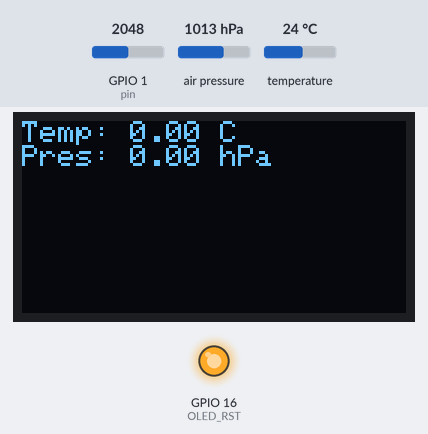
Bench run of a program on a simulated ESP32. Shown: 128×64 one-colour display, output pins drawn as LEDs (lit = HIGH). The test bench sets the inputs (shaded band); at power-on: GPIO 1 (pin) = 2048, air pressure 1013 hPa, temperature 24 °C (analog values on the 0–4095 scale). WiFi joins after 1.5 s; servers stay silent unless stated; random numbers use the default seed unless the program sets one; no MQTT or app messages arrive unless stated; what the program prints to the serial monitor is not drawn.

Above: at 9.1 s.
9.2 s: GPIO 1 (pin) set to 1073
10.7 s: GPIO 1 (pin) set to 1029
Timing chart, 0 to 13.7 s (numbered marks = the images above; inputs shaded):
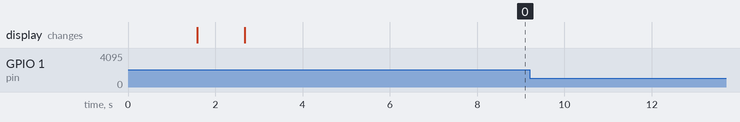

Measured:
- after the input at 9.2 s, every drawn part: stays the same
- after the input at 10.7 s, every drawn part: stays the same

The program:

main.cpp
```cpp
#include <Wire.h>
#include <Wifi.h>
#include <PubSubClient.h>
#include <Adafruit_GFX.h>
#include <Adafruit_SSD1306.h>
#include <Adafruit_BMP280.h>
#include <ArduinoJson.h>

#include "PowerMode.h"
#include "SystemManager.h"
#include "BatteryManager.h"

// === Display OLED (Heltec V2) ===
#define OLED_SDA 4
#define OLED_SCL 15
#define OLED_RST 16
#define OLED_ADDR 0x3C
Adafruit_SSD1306 display(128, 64, &Wire, OLED_RST);

// === Sensor BMP280 ===
Adafruit_BMP280 bmp;

// === Dados do Wifi ===
const char* ssid = "Escola_Instructiva";
const char* password = "InstructivaInterno*";
const char* mqtt_server = "test.mosquitto.org";

WiFiClient espClient;
PubSubClient client(espClient);
unsigned long lastMsg = 0;
float temperatura = 0;
float pressao = 0;

unsigned long displayTime=0;

int n_packet=0;

//Nível de carga da bateria
BatteryManager bm(/*pin*/1);
SystemManager sm(bm);

void setup_wifi()
{
  delay(10);
  Serial.println();
  Serial.print("Connecting to ");
  Serial.println(ssid);

  WiFi.mode(WIFI_STA);
  WiFi.begin(ssid, password);

  while (WiFi.status() != WL_CONNECTED)
  {
    delay(500);
    Serial.print(".");
  }

  randomSeed(micros());

  Serial.println("");
  Serial.println("WiFi connected");
  Serial.println("IP address: ");
  Serial.println(WiFi.localIP());
}

void callback(char *topic, byte *payload, unsigned int length)
{
  // Handle incoming MQTT messages if needed
  Serial.print("Message arrived [");
  Serial.print(topic);
  Serial.print("] ");
  for(int i = 0; i < length; i++){
    Serial.print((char)payload[i]);
  }
}

void reconnect()
{
  while (!client.connected())
  {
    Serial.print("Attempting MQTT connection...");
    String clientId = "ESP32Client-";
    clientId += String(random(0xffff), HEX);
    if (client.connect(clientId.c_str()))
    {
      Serial.println("Connected");
      client.publish("/ThinkIOT/Publish", "Welcome");
      client.subscribe("/ThinkIOT/Subscribe");
    }
    else
    {
      Serial.print("failed, rc=");
      Serial.print(client.state());
      Serial.println(" try again in 5 seconds");
      delay(5000);
    }
  }
}

void setup() {
  Serial.begin(115200);
  setup_wifi();
  client.setServer(mqtt_server, 1883);
  client.setCallback(callback);

  // Inicializa pinos do OLED
  pinMode(OLED_RST, OUTPUT);
  digitalWrite(OLED_RST, LOW); delay(10);
  digitalWrite(OLED_RST, HIGH); delay(10);

  // Inicia comunicação I2C
  Wire.begin(OLED_SDA, OLED_SCL);

  // Inicia display
  if (!display.begin(SSD1306_SWITCHCAPVCC, OLED_ADDR)) {
    Serial.println("Falha ao iniciar o display OLED!");
    while (true);
  }
  display.clearDisplay();
  display.setTextColor(WHITE);
  display.setTextSize(1);
  display.setCursor(0, 0);
  display.println("Iniciando...");
  display.display();

  // Inicia BMP280
  if (!bmp.begin(0x76)) {  // ou 0x77 dependendo do seu sensor
    Serial.println("Sensor BMP280 nao encontrado!");
    display.clearDisplay();
    display.setCursor(0, 0);
    display.println("Erro BMP280!");
    display.display();
    while (true);
  }

  Serial.println("Sensor BMP280 iniciado.");
}

void loop() {
  sm.tick();
  float pct = sm.batteryPercent();

  auto mode = PowerMode::select_for(&sm, pct);
  Serial.printf("[Power] v=%.3fV  pct=%.0f%%  -> %s\n",
                sm.batteryVoltage(), pct,
                BatteryManager::toString(sm.currentMode())); // opcional

  mode->enter_mode();   // executa a estratégia
  mode->run_tasks();    // se não dormir, roda tarefas do modo

  delay(1000);          // ajuste conforme sua aplicação

  //---------------------------
  unsigned long currentTime= millis();
  if (currentTime - displayTime > 2000) {
    Serial.println(n_packet);
    displayTime= currentTime;
  }
  if (!client.connected())
  {
    reconnect();
  }
  client.loop();

  unsigned long now = millis();
  if (now - lastMsg > 2000)
  {
    lastMsg = now;

    float temperatura = bmp.readTemperature();       // °C
    float pressao = bmp.readPressure() / 100.0F;     // hPa

    String temp = String(temperatura, 2);
    client.publish("/ThinkIOT/temp", temp.c_str());
    String press = String(pressao, 2);
    client.publish("/ThinkIOT/press", press.c_str());

    Serial.printf("Temperatura: %.2f C | Pressao: %.2f hPa\n", temperatura, pressao);
  }

  display.clearDisplay();
  display.setCursor(0, 0);
  display.setTextSize(1);
  display.printf("Temp: %.2f C\n", temperatura);
  display.printf("Pres: %.2f hPa\n", pressao);
  display.display();
}
```

BatteryManager.cpp
```cpp
#include "BatteryManager.h"

BatteryManager::BatteryManager(int pin, float vmin, float vmax)
: _adcPin(pin), _vmin(vmin), _vmax(vmax) {
  analogReadResolution(12); // ESP32 ADC 12 bits
}

void BatteryManager::update() {
  _lastVbat = readVbatVolts();
  // Clamp de segurança
  float v = _lastVbat;
  if (std::isnan(v)) { _levelPercent = 0.0f; _mode = Mode::Critical; return; }

  // Converte tensão -> % aproximada de LiPo 1S
  float pct = lipoPercent(v);
  // Garantir [0,100]
  if (pct < 0) pct = 0; else if (pct > 100) pct = 100;

  _levelPercent = pct;
  _mode = classify(pct);
}

float BatteryManager::readVbatVolts() const {
  // Usa API Arduino-ESP32; retorna mV medidos no pino do ADC
  // (com atenuação padrão da core; se quiser, configure attenuation separadamente)
  uint32_t mv = analogReadMilliVolts(_adcPin);
  float v_adc = mv / 1000.0f;
  return v_adc * _divider; // corrige pelo divisor 390k/100k (4.9x)
}

// Curva compacta (repouso) para célula 1S: aproximação piecewise
float BatteryManager::lipoPercent(float v) {
  if (v <= 3.30f) return 0.f;
  if (v >= 4.20f) return 100.f;
  if (v < 3.60f) return map((long)(v*1000), 3300, 3600, 0, 15);
  if (v < 3.80f) return map((long)(v*1000), 3600, 3800, 15, 55);
  if (v < 4.00f) return map((long)(v*1000), 3800, 4000, 55, 85);
  return map((long)(v*1000), 4000, 4200, 85, 100);
}

BatteryManager::Mode BatteryManager::classify(float p) const {
  if (p >= (_lowThreshold + 1.0f)) return Mode::Normal;   // ≥71%
  if (p >= 30.0f && p <= _lowThreshold) return Mode::Economy; // 30..70
  return Mode::Critical;                                   // ≤29
}

const char* BatteryManager::toString(BatteryManager::Mode m) {
  switch (m) {
    case Mode::Normal:   return "Normal";
    case Mode::Economy:  return "Economia";
    case Mode::Critical: return "Crítico";
    default:             return "Desconhecido";
  }
}
```

BatteryManager.h
```cpp
#ifndef BATTERY_MANAGER_H
#define BATTERY_MANAGER_H

#include <Arduino.h>
#include <cmath>

class BatteryManager {
public:
  enum class Mode : uint8_t { Normal, Economy, Critical };

  // Por padrão mantém seu "pin = 1" como você já usava; ajuste se o seu
  // mapeamento for GPIO36 (ADC1_CH0) em outra revisão de placa.
  BatteryManager(int pin = 1, float vmin = 3.3f, float vmax = 4.2f);

  // Atualiza leitura (tensão -> % -> modo)
  void update();

  // Acesso aos últimos valores calculados
  float voltage()   const { return _lastVbat; }     // Volts
  float percent()   const { return _levelPercent; } // 0..100
  Mode  mode()      const { return _mode; }

  // Utilitários
  static const char* toString(Mode m);

  // Ajustes finos (se quiser customizar thresholds em runtime)
  void setThresholds(float lowPct, float critPct) {
    _lowThreshold = lowPct; _critThreshold = critPct;
  }

private:
  // Conversões
  float readVbatVolts() const;         // Lê ADC e devolve VBAT (V)
  static float lipoPercent(float v);    // Aproximação 1S (repouso)

  // Classificação a partir da % atual
  Mode classify(float pct) const;

  // Config
  int   _adcPin;
  float _vmin, _vmax;                  // 1S LiPo: 3.3 .. 4.2 V
  float _divider = 4.9f;               // (100k+390k)/100k (Heltec)

  // Thresholds de % (padrão de sua especificação: ≥71 Normal; 30..70 Econ; ≤29 Crit)
  float _lowThreshold  = 70.0f;
  float _critThreshold = 29.0f;

  // Estado
  float _lastVbat      = NAN;
  float _levelPercent  = NAN;
  Mode  _mode          = Mode::Critical;
};

#endif
```

PowerMode.cpp
```cpp
#include "PowerMode.h"
#include "SystemManager.h"   // para acessar leituras/intervalos
#include <Arduino.h>
#include "esp_sleep.h"
#include "esp_wifi.h"
#include <memory>

// Fábrica: mapeia % de bateria -> subclasse
std::unique_ptr<PowerMode> PowerMode::select_for(SystemManager* sm, float pct) {
    if (pct >= 90.0f)                       return std::unique_ptr<PowerMode>(new ActiveMode(sm));
    else if (pct >= 80.0f && pct <= 89.0f)  return std::unique_ptr<PowerMode>(new ModemSleepMode(sm));
    else if (pct >= 71.0f && pct <= 79.0f)  return std::unique_ptr<PowerMode>(new LightSleepMode(sm));
    else if (pct >= 30.0f && pct <= 70.0f)  return std::unique_ptr<PowerMode>(new DeepSleepMode(sm));
    else                                    return std::unique_ptr<PowerMode>(new HibernateMode(sm));
  }

// --------- IMPLEMENTAÇÕES BÁSICAS DOS MODOS ----------

void ActiveMode::enter_mode() {
    // Modo de maior desempenho
    Serial.println("[Power] Active");
    setCpuFrequencyMhz(240);        // clock máximo (ajuste se quiser)
    esp_wifi_set_ps(WIFI_PS_NONE);  // sem power-save no Wi-Fi (se estiver habilitado)
    // TODO: ligar periféricos necessários (OLED, sensores, rádios etc.)
}

void ModemSleepMode::enter_mode() {
    // CPU ativa; rádios dormem quando ocioso
    Serial.println("[Power] Modem-sleep");
    setCpuFrequencyMhz(80);                   // reduz clock para economizar
    esp_wifi_set_ps(WIFI_PS_MIN_MODEM);       // Wi-Fi em modem-sleep
    // TODO: reduzir TX power, desligar periféricos não essenciais, diminuir taxa de leitura/envio
}

// Implementação padrão vazia da base (evita vtable pendente)
void ModemSleepMode::run_tasks() {}

void LightSleepMode::enter_mode() {
  // CPU pausa; RTC/ULP ativos. Acorde por timer/pino conforme sua app.
  Serial.println("[Power] Light-sleep");
  esp_sleep_enable_timer_wakeup(5ULL * 1000ULL * 1000ULL); // exemplo: 5s
  esp_light_sleep_start();
}

void DeepSleepMode::enter_mode() {
  // Desliga quase tudo; RTC timer/pinos acordam
  // Ajuste o período a partir das políticas do SystemManager (ex.: sensor_send_interval)
  Serial.println("[Power] Deep-sleep");
  Serial.flush();
  esp_wifi_stop(); // garante rádios parados
  uint64_t us = 60ULL * 1000ULL * 1000ULL; // exemplo: acordar em 60s
  esp_sleep_enable_timer_wakeup(us);
  esp_deep_sleep_start();
}

void HibernateMode::enter_mode() {
  // Consumo mínimo; mantenha o menor número de fontes de wake
  Serial.println("[Power] Hibernate");
  Serial.flush();
  esp_wifi_stop();
  esp_sleep_disable_wakeup_source(ESP_SLEEP_WAKEUP_ALL);      // limpa todas as fontes
  esp_sleep_enable_timer_wakeup(30ULL * 60ULL * 1000000ULL);  // acorda em 30 min
  esp_deep_sleep_start(); // não retorna
}
```

PowerMode.h
```cpp
#pragma once
#include <memory>
#include "SystemManager.h"

class PowerMode {
public:
  explicit PowerMode(SystemManager* sm) : sys(sm) {}
  virtual ~PowerMode(){}

  // Entra no modo (configura clocks, rádios, sleep, etc.)
  virtual void enter_mode() = 0;

  // Opcional: tarefas periódicas específicas do modo
  virtual void run_tasks() {}

  //Seleciona a subclasse adequada a partir da % da bateria
  static std::unique_ptr<PowerMode> select_for(SystemManager* sm, float pct);

protected:
  SystemManager* sys;
};

// ---------- Subclasses ----------
class ActiveMode : public PowerMode {
public: using PowerMode::PowerMode;
  void enter_mode() override;
};

class ModemSleepMode : public PowerMode {
public: using PowerMode::PowerMode;
  void enter_mode() override;
  void run_tasks() override; // manter funções essenciais
};

class LightSleepMode : public PowerMode {
public: using PowerMode::PowerMode;
  void enter_mode() override;
};

class DeepSleepMode : public PowerMode {
public: using PowerMode::PowerMode;
  void enter_mode() override;   // configura timer/pinos e dorme
};

class HibernateMode : public PowerMode {
public: using PowerMode::PowerMode;
  void enter_mode() override;   // hiberna (deep com mínimos recursos)
};
```

SystemManager.cpp
```cpp
#include "SystemManager.h"

void SystemManager::init() {
  battery.update();
  _currentMode = battery.mode();
  applyPolicy(_currentMode);
}

void SystemManager::tick() {
  battery.update();
  BatteryManager::Mode m = battery.mode();
  if (m != _currentMode && (millis() - _lastPolicyMs) > _policyDebounceMs) {
    _currentMode = m;
    applyPolicy(m);
  }
}

void SystemManager::applyPolicy(BatteryManager::Mode m) {
  _lastPolicyMs = millis();

  // Aqui você pode ligar/desligar periféricos, ajustar TX power etc.
  switch (m) {
    case BatteryManager::Mode::Normal:
      // operação normal
      break;
    case BatteryManager::Mode::Economy:
      // reduzir frequência de leitura/envio, desligar OLED/Vext, reduzir TX power…
      break;
    case BatteryManager::Mode::Critical:
      // preparar deep-sleep, salvar estado, etc.
      break;
  }
}
```

SystemManager.h
```cpp
#ifndef SYSTEM_MANAGER_H
#define SYSTEM_MANAGER_H

#include <Arduino.h>
#include "BatteryManager.h"

class SystemManager {
public:
  explicit SystemManager(BatteryManager& bm) : battery(bm) {}

  void init();
  void tick(); // chame periodicamente (loop ou timer)

  // “Herdar”/expor informação de bateria para outras camadas
  float batteryVoltage() const { return battery.voltage(); }
  float batteryPercent() const { return battery.percent(); }
  BatteryManager::Mode batteryMode() const { return battery.mode(); }

  // Estado do sistema (pode ser usado por PowerMode)
  BatteryManager::Mode currentMode() const { return _currentMode; }

  // Gancho para aplicar política quando o modo muda
  void applyPolicy(BatteryManager::Mode m);

  BatteryManager& battery;

private:
  BatteryManager::Mode _currentMode = BatteryManager::Mode::Critical;
  uint32_t _lastPolicyMs = 0;
  uint32_t _policyDebounceMs = 1000; // anti-flapping
};

#endif
```
